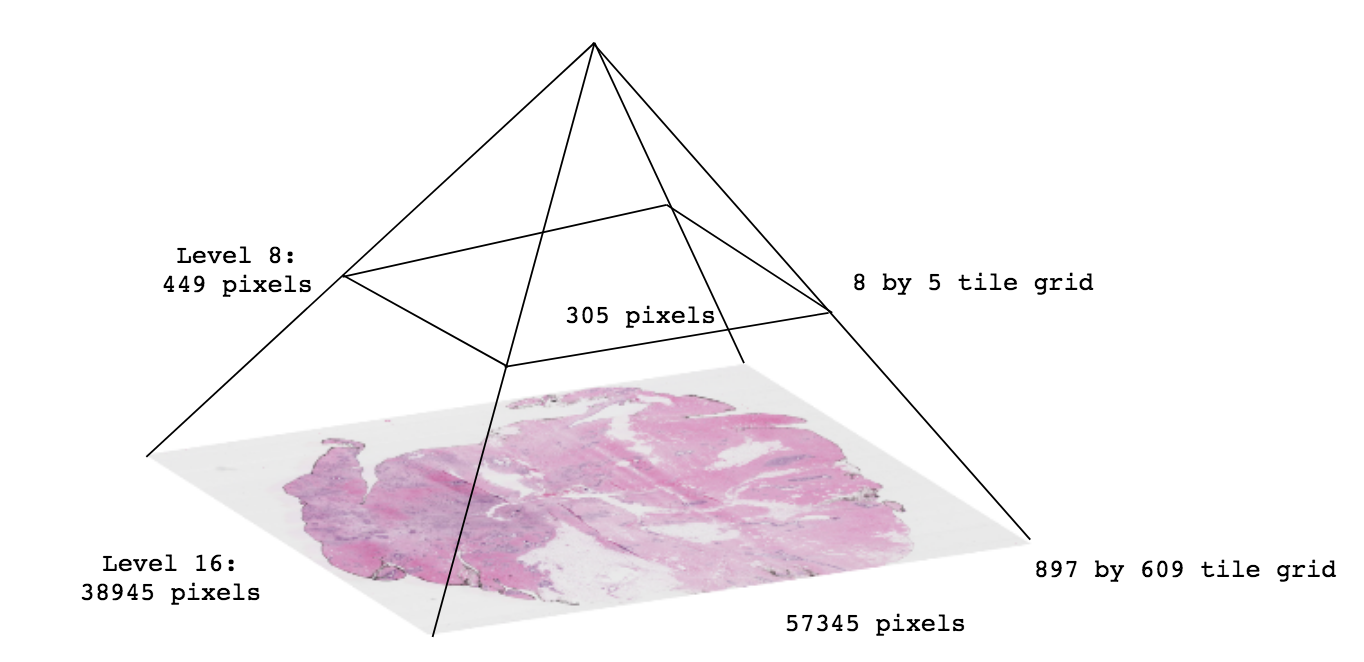
#> input picture image/svs_pyramid.png, 1364 x 662 px; its folder holds only this picture in this run
$ python -i roi.py   (imports and definitions only)   (Python 2 division)   (older library calls are emulated)
#> lines starting #> are read from the running program, lines starting #| are printed output that depends on the picture; after the words box and inside, x2 and y2 are one past the last pixel; in counts of white or black regions, pixels touching at a corner belong together
# -*- coding: utf-8 -*-
import os
import cv2
import numpy as np
from scipy import misc

def ROI_extract(image):
    def resize(src_image,h,w):
        H, W =src_image.shape[:2]
        if src_image.ndim==3:
            dst_image = np.zeros([h,w,3],np.uint8)
        else:
            dst_image = np.zeros([h,w],np.uint8)
        if max(H/2,W/2,h/2,w/2)>20000:
            dst_image[:h/2,:w/2] = resize(src_image[:H/2,:W/2],(h/2,w/2))
            dst_image[h/2:,:w/2] = resize(src_image[H/2:,:W/2],(h-h/2,w/2))
            dst_image[:h/2,w/2:] = resize(src_image[:H/2,W/2:],(h/2,w-w/2))
            dst_image[h/2:,w/2:] = resize(src_image[H/2:,W/2:],(h-h/2,w-w/2))
        else:
            dst_image[:h/2,:w/2] = misc.imresize(src_image[:H/2,:W/2],(h/2,w/2),'nearest')
            dst_image[h/2:,:w/2] = misc.imresize(src_image[H/2:,:W/2],(h-h/2,w/2),'nearest')
            dst_image[:h/2,w/2:] = misc.imresize(src_image[:H/2,W/2:],(h/2,w-w/2),'nearest')
            dst_image[h/2:,w/2:] = misc.imresize(src_image[H/2:,W/2:],(h-h/2,w-w/2),'nearest')
        return dst_image

    gray = 255 - cv2.cvtColor(image,cv2.COLOR_BGR2GRAY)
    h = int(image.shape[0]/10)
    w = int(image.shape[1]/10)
    thumbnail = resize(gray,h,w)
    print('thumbnail size {}'.format(thumbnail.shape))

    _, outs = cv2.threshold(thumbnail, 0, 255, cv2.THRESH_BINARY + cv2.THRESH_OTSU)

    temp = np.zeros((h+2, w+2), np.uint8)
    im_floodfill = outs.copy()
    # Floodfill from point (0, 0)
    cv2.floodFill(im_floodfill, temp, (0,0), 255)

    # Invert floodfilled image
    im_floodfill_inv = cv2.bitwise_not(im_floodfill)
    # Combine the two images to get the foreground.
    mask = outs | im_floodfill_inv
    mask[mask != 0] = 1
    dilation = cv2.dilate(mask, cv2.getStructuringElement(cv2.MORPH_RECT, (5, 5)))

    # if image is too large, below code would break terminal
    mask, contours, hierarch = cv2.findContours(dilation,cv2.RETR_EXTERNAL,cv2.CHAIN_APPROX_NONE)
    for i in range(len(contours)):
        area = cv2.contourArea(contours[i])
        if area < 2700:
            cv2.drawContours(mask,[contours[i]],0,0,-1)
        else:
            cv2.fillPoly(mask,[contours[i]],255)

    _, labels, stats, centroids = cv2.connectedComponentsWithStats(mask)
    roi_list = []
    for label in range(1,np.max(labels)+1):
        mask = labels.copy()
        mask[mask!=label] = 0

        x_min = 10*stats[label][1]
        x_max = 10*stats[label][3] + x_min
        y_min = 10*stats[label][0]
        y_max = 10*stats[label][2] + y_min

        mask = resize(mask,image.shape[0],image.shape[1])
        mask_rgb = cv2.merge([mask,mask,mask])
        mask_rgb[mask_rgb!=0]=1
        mask_rgb = mask_rgb*image
        patch = mask_rgb[x_min:x_max,y_min:y_max,:]
        roi_list.append(patch)
    return roi_list

def ROI_folder(src_folder,dst_folder):
	if not os.path.isdir(dst_folder):
		os.mkdir(dst_folder)
    files = os.listdir(src_folder)
    for file in files:
        filepath = os.path.join(src_folder,file)
        if os.path.isfile(filepath):
            if file.endswith('.jpg') or file.endswith('.png'):
                print("Segmenting {}".format(filepath))
                image = cv2.imread(filepath)
                roi_list = ROI_extract(image)
                for index,patch in enumerate(roi_list):
                    patch_path = os.path.join(dst_folder,filepath.split('/')[-1].split('.')[0]+'_{}.{}'.format(index,filepath.split('.')[-1]))
                    print("save into {}".format(patchpath))
                    cv2.imwrite(patch_path,patch)
            else:
                continue
        else:
        	# folder, recursion
            ROI_folder(os.path.join(src_folder,file),dst_folder)
    return

# if __name__ == "__main__":
#     ROI_folder('/home/liubo/zy_bio')

>>> import cv2
>>> picture = cv2.imread('image/svs_pyramid.png')
#> picture is the input picture: shape (662, 1364, 3); mean B, G, R 245.2, 242.7, 246.2
>>> result = ROI_extract(picture)
#> in ROI_extract, `gray = 255 - cv2.cvtColor(image,cv2.COLOR_BGR2GRAY)`:
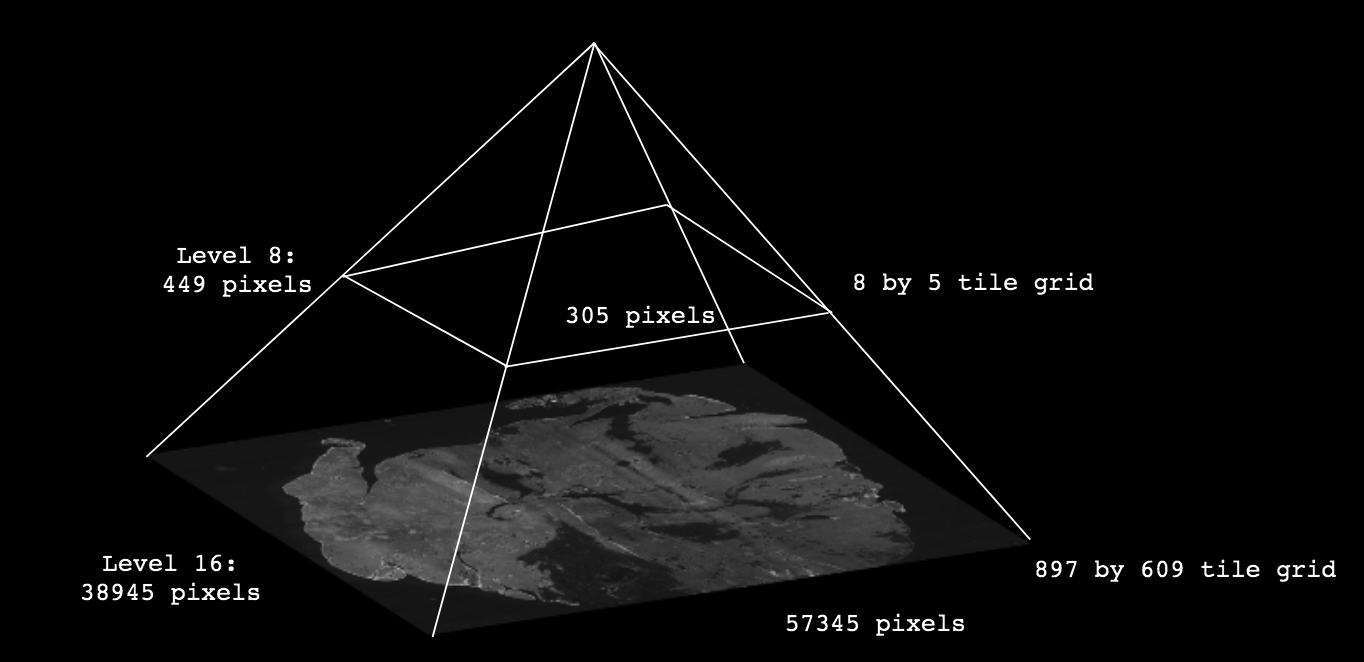
#> gray: shape (662, 1364); min 0, max 255, mean 11
#> in resize, `dst_image[h/2:,:w/2] = misc.imresize(src_image[H/2:,:W/2],(h-h/2,w/2),..`:
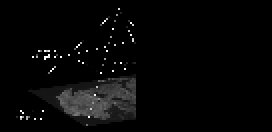
#> dst_image: shape (66, 136) (shown 2 times larger); min 0, max 255, mean 6.8
#> in resize, `dst_image[h/2:,w/2:] = misc.imresize(src_image[H/2:,W/2:],(h-h/2,w-w/2..`:
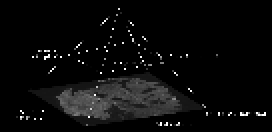
#> dst_image: shape (66, 136) (shown 2 times larger); min 0, max 255, mean 10.7
#| thumbnail size (66, 136)
#> in ROI_extract, `_, outs = cv2.threshold(thumbnail, 0, 255, cv2.THRESH_BINARY + cv2.THR..`:
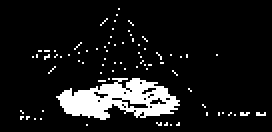
#> outs: shape (66, 136) (shown 2 times larger); 9.9% white; 78 white regions (77 under 20 px), largest, box (x1, y1, x2, y2) and area: (28, 39, 90, 60) 742
#> in ROI_extract, `cv2.floodFill(im_floodfill, temp, (0,0), 255)`:
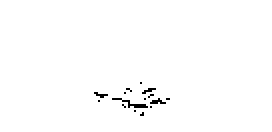
#> im_floodfill: shape (66, 136) (shown 2 times larger); 99.1% white; black in thin lines or dots, all inside (x1, y1, x2, y2) = (47, 41, 85, 58)
#> in ROI_extract, `mask = outs | im_floodfill_inv`: mask: shape (66, 136); 10.7% white; 78 white regions (77 under 20 px), largest, box (x1, y1, x2, y2) and area: (28, 39, 90, 60) 821
#> in ROI_extract, `mask[mask != 0] = 1`:
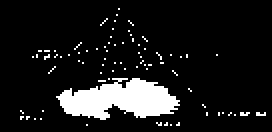
#> mask: shape (66, 136) (shown 2 times larger); values 0 (black) and 1 (white), 10.7% white; 78 white regions (77 under 20 px), largest, box (x1, y1, x2, y2) and area: (28, 39, 90, 60) 821
#> in ROI_extract, `dilation = cv2.dilate(mask, cv2.getStructuringElement(cv2.MORPH_RECT, ..`:
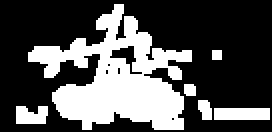
#> dilation: shape (66, 136) (shown 2 times larger); values 0 (black) and 1 (white), 32.5% white; 6 white regions
#> in ROI_extract, `mask, contours, hierarch = cv2.findContours(dilation,cv2.RETR_EXTERNAL..`: contours = 6 contours, 1 with area under 20; largest, box (x1, y1, x2, y2) and area: (14, 2, 96, 65) 2370, (107, 54, 135, 60) 135, (8, 53, 24, 62) 96, (99, 50, 106, 60) 42, (92, 42, 98, 48) 24
#> the loop in ROI_extract, `for i in range(len(contours)):` made 6 passes
#> area on passes 1, 2, 3, 4, 6: 135, 96.5, 42, 24, 2370.5
#> after the loop in ROI_extract, `for i in range(len(contours)):`: mask: shape (66, 136); every value is 0
#> in ROI_extract, `_, labels, stats, centroids = cv2.connectedComponentsWithStats(mask)`: labels: shape (66, 136) int32; every value is 0
#> in ROI_extract, `_, labels, stats, centroids = cv2.connectedComponentsWithStats(mask)`: stats = [[0, 0, 136, 66, 8976]]; centroids = [[67.5, 32.5]]
#> after the loop in ROI_extract, `for label in range(1,np.max(labels)+1):`: roi_list = []
#> result = []
